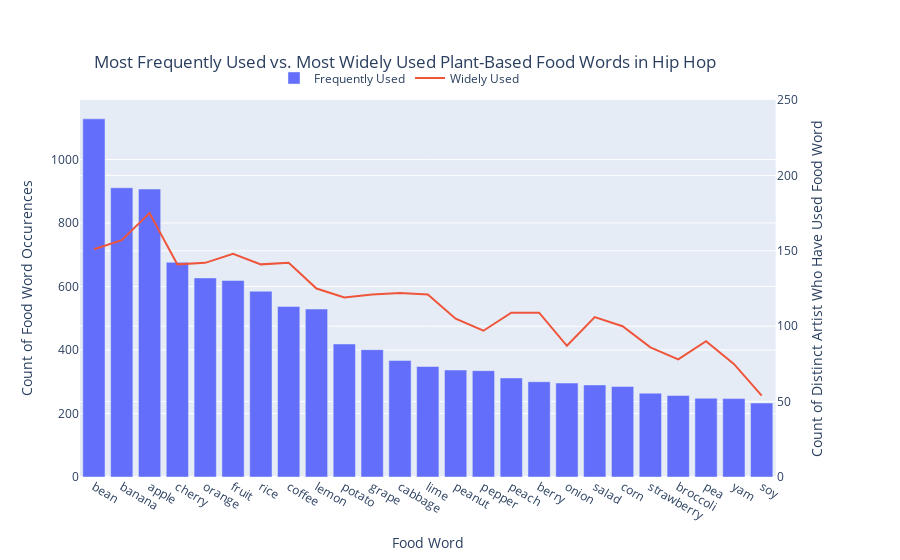

This figure's notebook cell:
### Code cell
# Create figure with secondary y-axis
fig = make_subplots(specs=[[{"secondary_y": True}]])

# Add traces
fig.add_trace(
    go.Bar(x=top_plant_based_food_words_plot_df['food_word'],
               y=top_plant_based_food_words_plot_df['sum_of_food_word_count'],
               name="Frequently Used"),
    secondary_y=False,
)

fig.add_trace(
    go.Scatter(x=top_plant_based_food_words_plot_df['food_word'],
               y=top_plant_based_food_words_plot_df['count_of_unique_artists'],
               name="Widely Used"),
    secondary_y=True,
)

# Add figure title
fig.update_layout(
    title={
        'text': "Most Frequently Used vs. Most Widely Used Plant-Based Food Words in Hip Hop",
        'y':0.9,
        'x':0.45,
        'xanchor': 'center',
        'yanchor': 'top'}
)

# Set x-axis title
fig.update_xaxes(title_text="Food Word")

# Set y-axes titles
fig.update_yaxes(title_text="Count of Food Word Occurences", secondary_y=False)
fig.update_yaxes(title_text="Count of Distinct Artist Who Have Used Food Word", secondary_y=True)
fig.update_yaxes(range=[0,250], secondary_y=True)
fig.update_layout(legend=dict(
    orientation="h",
    yanchor="bottom",
    y=1.02,
    xanchor="right",
    x=0.6
))

fig.show()

### Figure 1 — Plotly figure (JSON) as saved in the notebook; plotly's stock layout.template omitted (floating-point values rounded to 4 significant figures)
{"data": [{"name": "Frequently Used", "type": "bar", "x": ["bean", "banana", "apple", "cherry", "orange", "fruit", "rice", "coffee", "lemon", "potato", "grape", "cabbage", "lime", "peanut", "pepper", "peach", "berry", "onion", "salad", "corn", "strawberry", "broccoli", "pea", "yam", "soy"], "xaxis": "x", "y": [1128, 911, 907, 676, 627, 619, 585, 537, 529, 419, 401, 367, 348, 337, 335, 312, 300, 296, 290, 285, 264, 257, 248, 247, 233], "yaxis": "y"}, {"name": "Widely Used", "type": "scatter", "x": ["bean", "banana", "apple", "cherry", "orange", "fruit", "rice", "coffee", "lemon", "potato", "grape", "cabbage", "lime", "peanut", "pepper", "peach", "berry", "onion", "salad", "corn", "strawberry", "broccoli", "pea", "yam", "soy"], "xaxis": "x", "y": [151, 157, 175, 141, 142, 148, 141, 142, 125, 119, 121, 122, 121, 105, 97, 109, 109, 87, 106, 100, 86, 78, 90, 75, 54], "yaxis": "y2"}], "layout": {"legend": {"orientation": "h", "x": 0.6, "xanchor": "right", "y": 1.02, "yanchor": "bottom"}, "title": {"text": "Most Frequently Used vs. Most Widely Used Plant-Based Food Words in Hip Hop", "x": 0.45, "xanchor": "center", "y": 0.9, "yanchor": "top"}, "xaxis": {"anchor": "y", "domain": [0, 0.94], "title": {"text": "Food Word"}}, "yaxis": {"anchor": "x", "domain": [0, 1], "title": {"text": "Count of Food Word Occurences"}}, "yaxis2": {"anchor": "x", "overlaying": "y", "range": [0, 250], "side": "right", "title": {"text": "Count of Distinct Artist Who Have Used Food Word"}}}}
